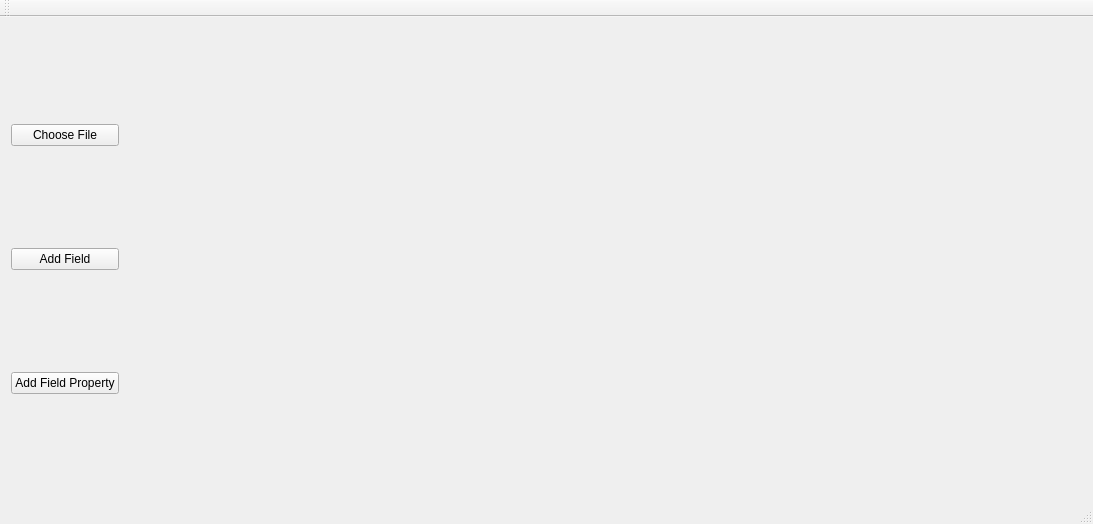
<?xml version="1.0" encoding="UTF-8"?>
<ui version="4.0">
 <class>MainWindow</class>
 <widget class="QMainWindow" name="MainWindow">
  <property name="geometry">
   <rect>
    <x>0</x>
    <y>0</y>
    <width>1093</width>
    <height>524</height>
   </rect>
  </property>
  <property name="windowTitle">
   <string>MainWindow</string>
  </property>
  <widget class="QWidget" name="centralWidget">
   <layout class="QGridLayout" name="gridLayout">
    <item row="0" column="0">
     <layout class="QHBoxLayout" name="horizontalLayout">
      <item>
       <layout class="QVBoxLayout" name="verticalLayout">
        <item>
         <widget class="QPushButton" name="pushButton">
          <property name="text">
           <string>Choose File</string>
          </property>
         </widget>
        </item>
        <item>
         <widget class="QPushButton" name="pushButton_2">
          <property name="text">
           <string>Add Field</string>
          </property>
         </widget>
        </item>
        <item>
         <widget class="QPushButton" name="pushButton_3">
          <property name="text">
           <string>Add Field Property</string>
          </property>
         </widget>
        </item>
       </layout>
      </item>
     </layout>
    </item>
    <item row="0" column="1">
     <widget class="QFrame" name="frame">
      <property name="sizePolicy">
       <sizepolicy hsizetype="Expanding" vsizetype="Expanding">
        <horstretch>0</horstretch>
        <verstretch>0</verstretch>
       </sizepolicy>
      </property>
      <property name="frameShape">
       <enum>QFrame::NoFrame</enum>
      </property>
      <property name="frameShadow">
       <enum>QFrame::Plain</enum>
      </property>
      <property name="lineWidth">
       <number>3</number>
      </property>
     </widget>
    </item>
   </layout>
  </widget>
  <widget class="QMenuBar" name="menuBar">
   <property name="geometry">
    <rect>
     <x>0</x>
     <y>0</y>
     <width>1093</width>
     <height>21</height>
    </rect>
   </property>
  </widget>
  <widget class="QToolBar" name="mainToolBar">
   <attribute name="toolBarArea">
    <enum>TopToolBarArea</enum>
   </attribute>
   <attribute name="toolBarBreak">
    <bool>false</bool>
   </attribute>
  </widget>
  <widget class="QStatusBar" name="statusBar"/>
 </widget>
 <layoutdefault spacing="6" margin="11"/>
 <resources/>
 <connections>
  <connection>
   <sender>pushButton</sender>
   <signal>clicked()</signal>
   <receiver>MainWindow</receiver>
   <slot>loadFile()</slot>
   <hints>
    <hint type="sourcelabel">
     <x>107</x>
     <y>158</y>
    </hint>
    <hint type="destinationlabel">
     <x>191</x>
     <y>257</y>
    </hint>
   </hints>
  </connection>
  <connection>
   <sender>pushButton_2</sender>
   <signal>clicked()</signal>
   <receiver>MainWindow</receiver>
   <slot>addField()</slot>
   <hints>
    <hint type="sourcelabel">
     <x>107</x>
     <y>279</y>
    </hint>
    <hint type="destinationlabel">
     <x>941</x>
     <y>340</y>
    </hint>
   </hints>
  </connection>
  <connection>
   <sender>pushButton_3</sender>
   <signal>clicked()</signal>
   <receiver>MainWindow</receiver>
   <slot>addAttribute()</slot>
   <hints>
    <hint type="sourcelabel">
     <x>28</x>
     <y>395</y>
    </hint>
    <hint type="destinationlabel">
     <x>46</x>
     <y>457</y>
    </hint>
   </hints>
  </connection>
 </connections>
 <slots>
  <slot>loadFile()</slot>
  <slot>addField()</slot>
  <slot>addAttribute()</slot>
 </slots>
</ui>
